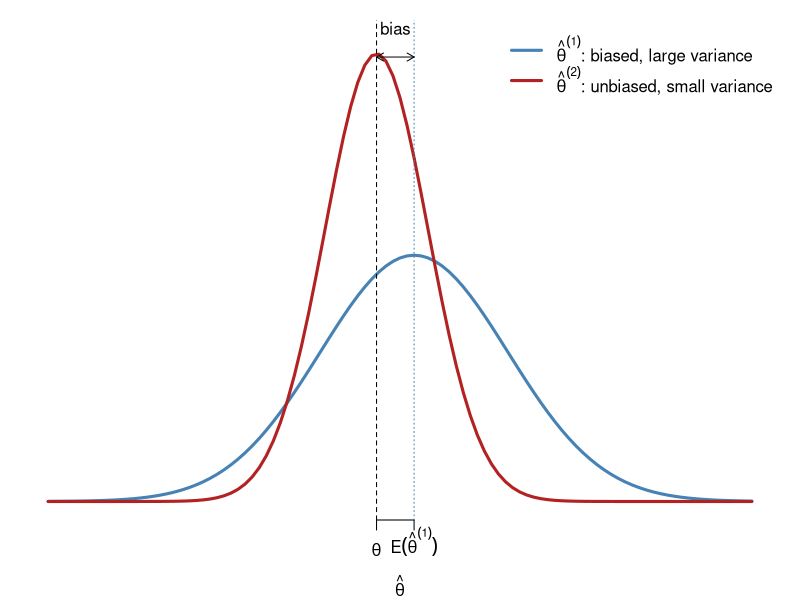
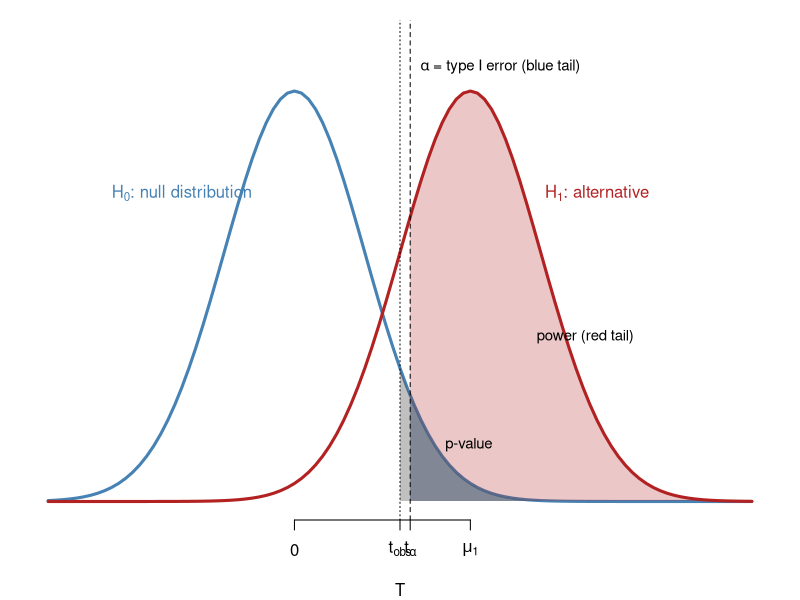
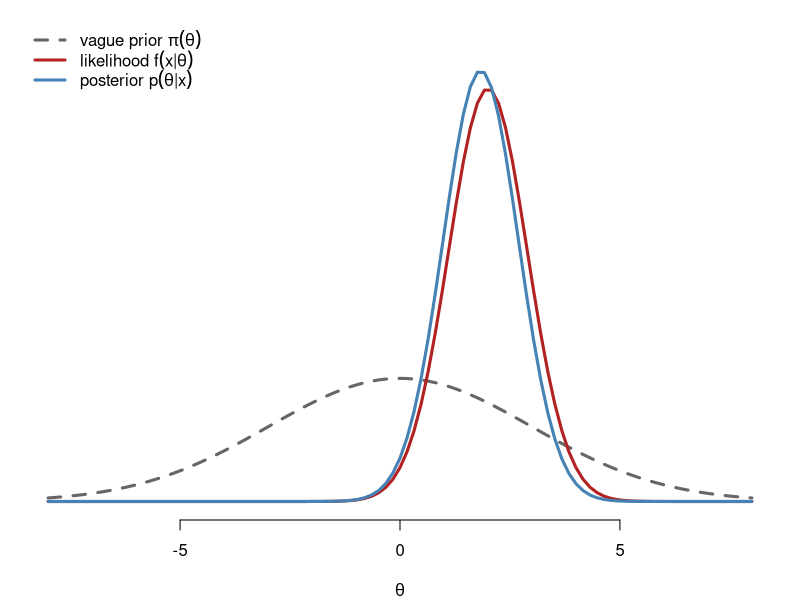
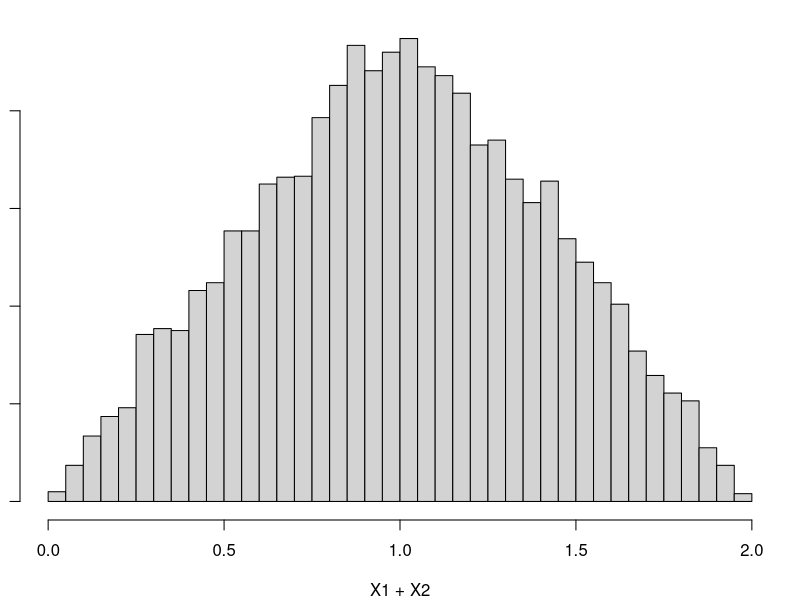
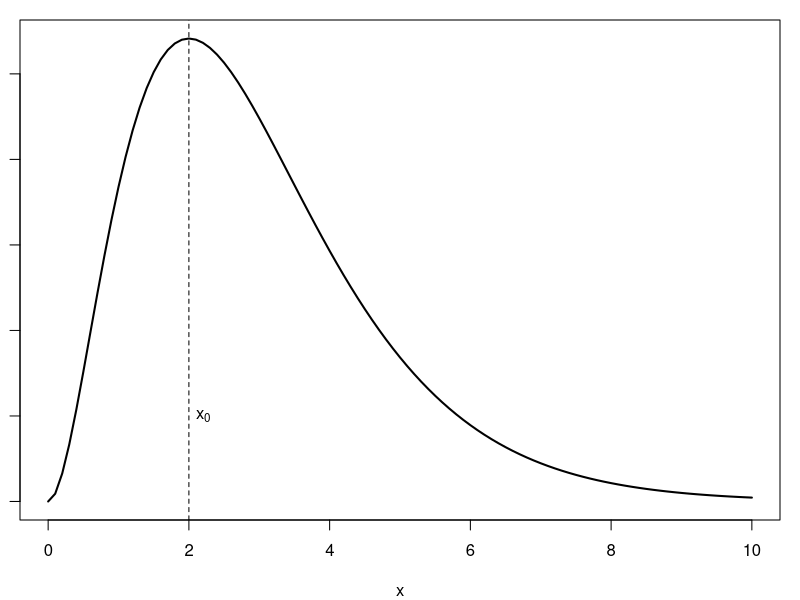
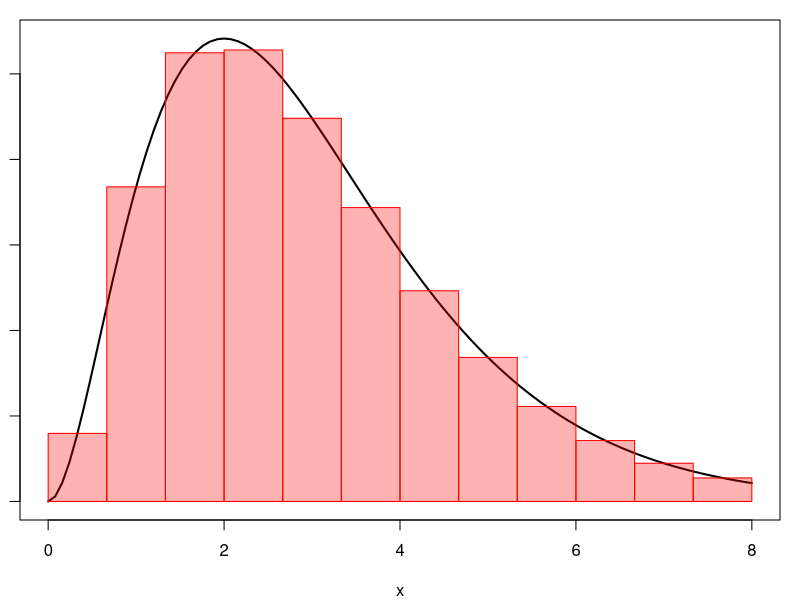

The R script that drew these images, in order:
## ---- chunk 1
#| label: setup
#| echo: false
#| warning: false
#| message: false
set.seed(1)
## ---- chunk 2
#| label: fig-sampling-distributions
#| fig-height: 3.6
#| fig-width: 9
#| fig-cap: "Illustrates the two components of estimator quality, bias and variance, by contrasting the sampling distributions of two estimators of the same parameter.
#|   Two sampling distributions for the same target $\\theta$: $\\hat\\theta^{(1)}$ is biased with large variance, $\\hat\\theta^{(2)}$ is unbiased with small variance."
par(mar = c(4, 1, 1, 1))
curve(dnorm(x, 0.4, 1), -3.5, 4, lwd = 3, col = "steelblue", axes = FALSE,
      xlab = expression(hat(theta)), ylab = "", ylim = c(0, 0.75))
curve(dnorm(x, 0, 0.55), add = TRUE, lwd = 3, col = "firebrick")
axis(1, at = c(0, 0.4), labels = c(expression(theta), expression(E(hat(theta)^(1)))))
abline(v = 0, lty = 2); abline(v = 0.4, lty = 3, col = "steelblue")
arrows(0, 0.72, 0.4, 0.72, code = 3, length = 0.08); text(0.2, 0.74, "bias", pos = 3)
legend("topright", bty = "n", lwd = 3, col = c("steelblue", "firebrick"),
       legend = c(expression(hat(theta)^(1)*": biased, large variance"),
                  expression(hat(theta)^(2)*": unbiased, small variance")))
## ---- chunk 3
#| label: fig-null-alternative-distributions
#| fig-height: 4.2
#| fig-width: 10
#| fig-cap: "Shows how the error rates and the $p$-value of a hypothesis test all arise from the null and alternative distributions of a single test statistic.
#|   Null ($H_0$) and alternative ($H_1$) distributions of a test statistic $T$, with the type I error, power, and $p$-value shown as tail areas."
par(mar = c(4, 1, 1, 1))
tobs <- 1.5; tcrit <- qnorm(0.95); mu1 <- 2.5
curve(dnorm(x), -3.5, 6.5, lwd = 3, col = "steelblue", axes = FALSE,
      xlab = "T", ylab = "", ylim = c(0, 0.45))
curve(dnorm(x, mu1), add = TRUE, lwd = 3, col = "firebrick")
shade <- function(from, to, mean, col) {
  xs <- seq(from, to, length.out = 200)
  polygon(c(xs, rev(xs)), c(dnorm(xs, mean), rep(0, 200)), col = col, border = NA)
}
shade(tcrit, 6.5, mu1, adjustcolor("firebrick", 0.25))   # power
shade(tcrit, 6.5, 0,   adjustcolor("steelblue", 0.45))   # alpha
shade(tobs,  6.5, 0,   adjustcolor("gray30", 0.35))      # p-value
axis(1, at = c(0, tobs, tcrit, mu1),
     labels = c("0", expression(t[obs]), expression(t[alpha]), expression(mu[1])))
abline(v = tcrit, lty = 2); abline(v = tobs, lty = 3)
text(-1.6, 0.30, expression(H[0]*": null distribution"), col = "steelblue")
text(4.3, 0.30, expression(H[1]*": alternative"), col = "firebrick")
text(2.0, 0.055, "p-value", pos = 4, cex = 0.9)
text(tcrit, 0.42, expression(alpha*" = type I error (blue tail)"), pos = 4, cex = 0.9)
text(3.3, 0.16, "power (red tail)", pos = 4, cex = 0.9)
## ---- chunk 4
#| label: fig-intro-prior-likelihood-posterior
#| fig-height: 4.2
#| fig-width: 10
#| fig-cap: "Previews Bayesian updating, in which the posterior combines the prior with the likelihood, here in a case where the data dominate the prior.
#|   A vague prior, the likelihood, and the resulting posterior for a normal mean: the posterior sits close to the likelihood, slightly narrower and pulled a little toward the prior mean."
par(mar = c(4, 1, 1, 1))
# normal mean with known sigma: vague prior N(0, 3^2), n = 5, xbar = 2, sigma = 2
s2p <- 9; xbar <- 2; n <- 5; s2 <- 4
v_post <- 1 / (1 / s2p + n / s2); m_post <- v_post * (n * xbar / s2)
curve(dnorm(x, 0, sqrt(s2p)), -8, 8, lwd = 3, col = "gray40", lty = 2,
      axes = FALSE, xlab = expression(theta), ylab = "", ylim = c(0, 0.5))
curve(dnorm(x, xbar, sqrt(s2 / n)), add = TRUE, lwd = 3, col = "firebrick")
curve(dnorm(x, m_post, sqrt(v_post)), add = TRUE, lwd = 3, col = "steelblue")
axis(1)
legend("topleft", bty = "n", lwd = 3, lty = c(2, 1, 1),
       col = c("gray40", "firebrick", "steelblue"),
       legend = c(expression("vague prior "*pi(theta)),
                  expression("likelihood "*f(x*"|"*theta)),
                  expression("posterior "*p(theta*"|"*x))))
## ---- chunk 5
#| echo: true
x <- c(1e10 + 1, 1e10 + 2, 1e10 + 3)
var(x)                                    # correct answer: 1
sum(x^2)/2 - 3 * mean(x)^2 / 2           # textbook formula
## ---- chunk 6
#| echo: true
prod(dnorm(rnorm(1000)))                  # likelihood underflows to 0
sum(dnorm(rnorm(1000), log = TRUE))       # log-likelihood is fine
## ---- chunk 7
#| label: fig-uniform-sum-hist
#| echo: true
#| fig-height: 3.5
#| fig-cap: "Demonstrates Monte Carlo simulation as a way of approximating a distribution, using an example whose exact answer is known so that the approximation can be checked.
#|   Simulated distribution of $X_1 + X_2$ for independent $\\text{Unif}(0,1)$ variables, from 10,000 draws: a Monte Carlo approximation to the (triangular) true density."
z <- runif(10000) + runif(10000)
hist(z, breaks = 40, freq = FALSE, main = "", xlab = "X1 + X2")
## ---- chunk 8
#| label: fig-gamma-maximizer
#| fig-height: 3.5
#| fig-cap: "A one-dimensional warm-up for numerical optimization, showing what it means to maximize a function before moving to problems that cannot be plotted.
#|   A Gamma(3,1) density: its maximizer $x_0$ is obvious by eye, unlike a multi-parameter log-likelihood."
curve(dgamma(x, 3, 1), 0, 10, ylab = "f(x)", lwd = 2, main = "")
abline(v = 2, lty = 2)
text(2.1, 0.05, expression(x[0]), adj = 0)
## ---- chunk 9
#| label: fig-quadrature-rectangles
#| fig-height: 4
#| fig-cap: "Introduces numerical quadrature, the deterministic alternative to Monte Carlo for computing integrals, by turning the area under a density into a sum of rectangle areas.
#|   Numerical quadrature by rectangle rule: approximating the area under a Gamma(3,1) density with 12 midpoint rectangles."
f <- function(x) dgamma(x, 3, 1)
curve(f, 0, 8, lwd = 2, ylab = "f(x)", main = "")
k <- 12; xs <- seq(0, 8, length.out = k + 1)
rect(xs[-(k+1)], 0, xs[-1], f((xs[-(k+1)] + xs[-1]) / 2),
     col = adjustcolor("red", 0.3), border = "red")
